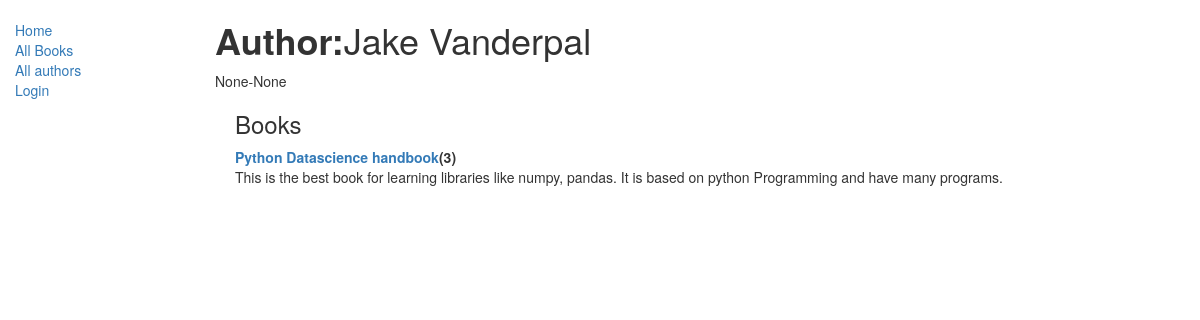
The page /catalog/authors/3 on the database as committed earlier.
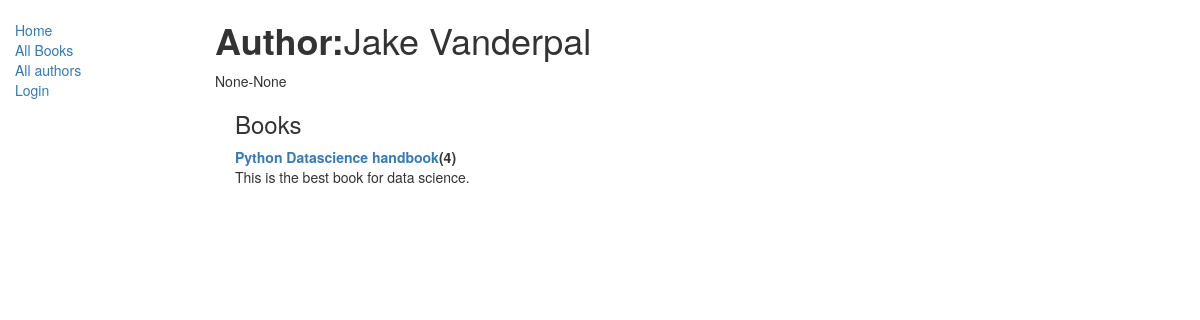
The same page on the database as committed later.
### catalog/models.py (models this page shows, shortened)
class Book(models.Model):
    title=models.CharField(max_length=200)
    author= models.ForeignKey('Author', on_delete=models.SET_NULL, null=True)
    summary= models.TextField(max_length=1000, help_text="Enter a brief summary of book")
    isbn= models.CharField('ISBN', max_length=13, help_text='13, Character <a href="https://www.isbn-international.org/content/what-isbn">ISBN number</a>')
    genre= models.ManyToManyField(Genre, help_text='Select a genre for this book')
    def __str__(self):
        return self.title
    def display_genre(self):
        """
        create a string for the Genre. This is required to display genre to admin page
        :return:
        """
        return ', '.join([genre.name for genre in self.genre.all()[:3]])
    display_genre.short_description='Genre'

### catalog/views.py (the view)
# urls.py: path('authors/<int:pk>', views.AuthorDetailView.as_view(), name='author-detail'),
class AuthorDetailView(generic.DetailView):
    model = Author

### catalog/templates/catalog/author_detail.html (shortened to what this page needs)
{% extends 'base.html' %}
{% block content %}
<h1><strong>Author:</strong>{{ author.first_name }} {{ author.last_name }}</h1>
<p>{{ author.date_of_birth }}-{{ author.date_of_death }}</p>
<div style="margin-left: 20px; margin-top: 20px">
    <h3>Books</h3>
<dl>
    {% for book in author.book_set.all %}
<dt><a href="{% url 'book-detail' book.pk %}">{{ book }}</a>({{ book.bookinstance_set.all.count }})</dt>
        <dd>{{ book.summary }}</dd>
{% endfor %}
</dl>
</div>
{% endblock %}

Rows that differ between the two databases and show on the page:
removed Book: title "Python Datascience handbook", bookinstance_set.all.count "3", summary "This is the best book for learning libraries like numpy, pandas. It is based on python Programming and have many programs."
added Book: title "Python Datascience handbook", bookinstance_set.all.count "4", summary "This is the best book for data science."
